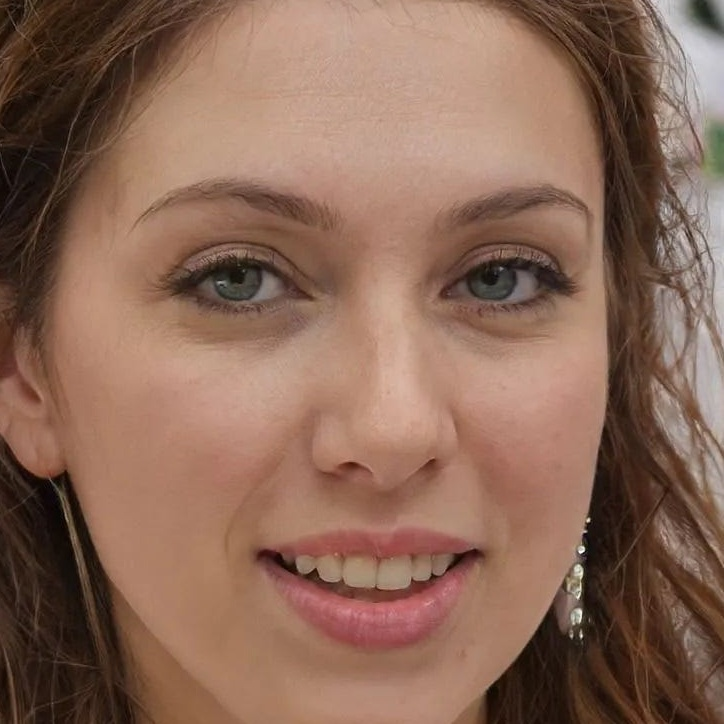
#> input picture snapshots/1f5b2ced77b64cd78a28bc9f9683b0b1.jpg, 724 x 724 px, found by its file name; its folder holds only this picture in this run
$ python eigenface_train.py
#> lines starting #> are read from the running program, lines starting #| are printed output that depends on the picture; after the words box and inside, x2 and y2 are one past the last pixel; in counts of white or black regions, pixels touching at a corner belong together
import os
import cv2
import numpy as np
from sklearn.decomposition import PCA
import matplotlib.pyplot as plt

# Directory containing snapshots
snapshot_dir = "C:/work/fdw/snapshots/"

# Ensure the directory exists
if not os.path.exists(snapshot_dir):
    raise FileNotFoundError(f"Snapshot directory '{snapshot_dir}' does not exist.")

# Collect all snapshot images
snapshot_files = [f for f in os.listdir(snapshot_dir) if f.endswith(".jpg")]
if not snapshot_files:
    raise ValueError("No snapshot images found in the directory.")

# Load images and preprocess them
images = []
for file in snapshot_files:
    img_path = os.path.join(snapshot_dir, file)
    img = cv2.imread(img_path, cv2.IMREAD_GRAYSCALE)  # Load as grayscale
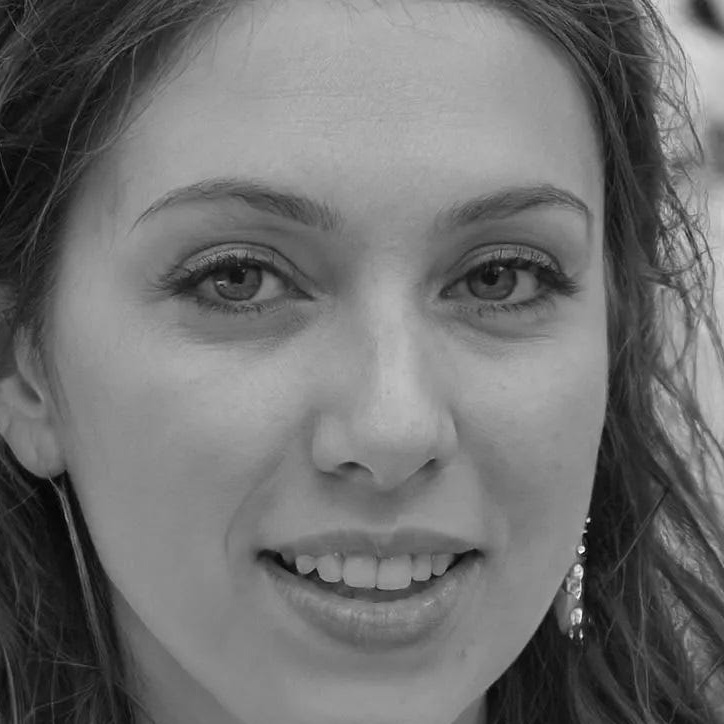
#> img: shape (724, 724); min 0, max 255, mean 112.2
    if img is None:
        raise ValueError(f"Failed to load image: {img_path}")
    resized_img = cv2.resize(img, (100, 100))  # Resize to 100x100 for consistency
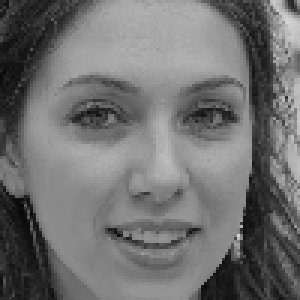
#> resized_img: shape (100, 100) (shown 3 times larger); min 7, max 213, mean 112.1
    images.append(resized_img.flatten())  # Flatten the image

# Convert to numpy array
image_matrix = np.array(images)

# Train PCA for eigenfaces
n_components = min(len(snapshot_files), 50)  # Use up to 50 components or the number of images
pca = PCA(n_components=n_components, whiten=True)
pca.fit(image_matrix)

# Directory to save training results
train_results_dir = "C:/work/fdw/train_results/"
os.makedirs(train_results_dir, exist_ok=True)

# Save the PCA model and eigenfaces in the train_results directory
np.save(os.path.join(train_results_dir, "eigenfaces_components.npy"), pca.components_)
np.save(os.path.join(train_results_dir, "eigenfaces_mean.npy"), pca.mean_)

# Visualize and save the eigenfaces as images
eigenface_images_dir = os.path.join(train_results_dir, "eigenface_images")
os.makedirs(eigenface_images_dir, exist_ok=True)

# Save each eigenface as an image
for i, component in enumerate(pca.components_):
    eigenface = component.reshape(100, 100)  # Reshape to 100x100
    normalized_eigenface = cv2.normalize(eigenface, None, 0, 255, cv2.NORM_MINMAX)  # Normalize for visualization
    eigenface_path = os.path.join(eigenface_images_dir, f"eigenface_{i+1}.png")
    cv2.imwrite(eigenface_path, normalized_eigenface.astype(np.uint8))

    # Optionally display the eigenface
    plt.imshow(normalized_eigenface, cmap='gray')
    plt.title(f"Eigenface {i+1}")
    plt.axis('off')
    plt.show()
#> this loop made 1 pass
#> pass 1, `cv2.imwrite(eigenface_path, normalized_eigenface.astype(np.uint8))`:
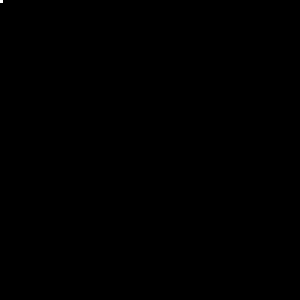
#> saved as eigenface_1.png: shape (100, 100) (shown 3 times larger); 0.01% white in thin lines or dots, all inside (x1, y1, x2, y2) = (0, 0, 1, 1)
#> pass 1, `plt.show()`:
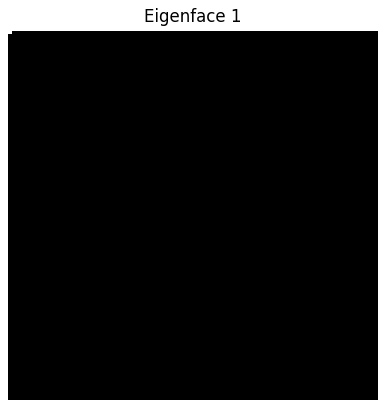
#> figure drawn by matplotlib, 1 panel

print(f"Eigenface training complete. Components and mean saved in '{train_results_dir}'.")
print(f"Eigenface images saved in '{eigenface_images_dir}'.")

$ run again, on snapshots/cd472d0e753c4af298470e8289898e5c.jpg
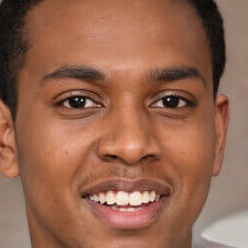
#> input picture snapshots/cd472d0e753c4af298470e8289898e5c.jpg, 248 x 248 px, found by its file name
#> `img = cv2.imread(img_path, cv2.IMREAD_GRAYSCALE)`:
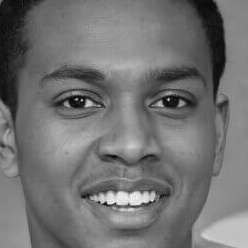
#> img: shape (248, 248); min 0, max 250, mean 113.9
#> `resized_img = cv2.resize(img, (100, 100))`:
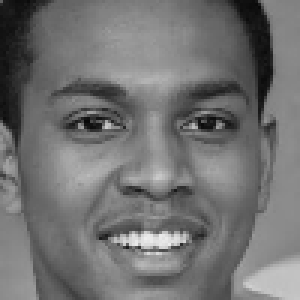
#> resized_img: shape (100, 100) (shown 3 times larger); min 8, max 238, mean 113.8

$ run again, on snapshots/de6472b55296492e800eb233c254bc15.jpg
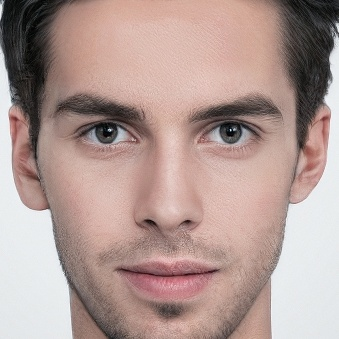
#> input picture snapshots/de6472b55296492e800eb233c254bc15.jpg, 339 x 339 px, found by its file name
#> `img = cv2.imread(img_path, cv2.IMREAD_GRAYSCALE)`:
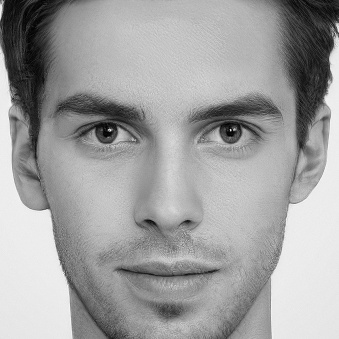
#> img: shape (339, 339); min 1, max 250, mean 160.4
#> `resized_img = cv2.resize(img, (100, 100))`:
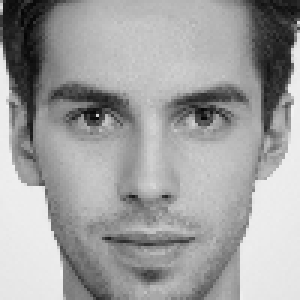
#> resized_img: shape (100, 100) (shown 3 times larger); min 4, max 243, mean 160.3

$ run again, on snapshots/eba9e744e8c441528d712cd4327e3b71.jpg
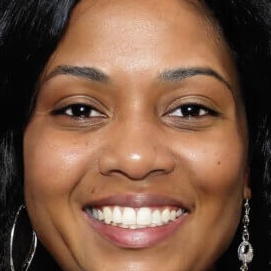
#> input picture snapshots/eba9e744e8c441528d712cd4327e3b71.jpg, 271 x 271 px, found by its file name
#> `img = cv2.imread(img_path, cv2.IMREAD_GRAYSCALE)`:
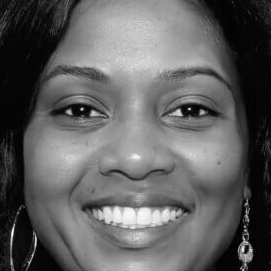
#> img: shape (271, 271); min 0, max 255, mean 95.5
#> `resized_img = cv2.resize(img, (100, 100))`:
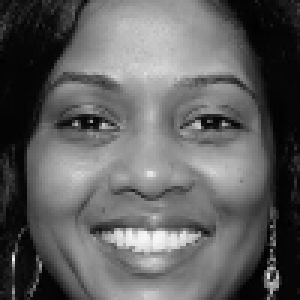
#> resized_img: shape (100, 100) (shown 3 times larger); min 1, max 247, mean 95.4

$ run again, on snapshots/3003a41f0f0c46f4b56b3c538dd487cc.jpg
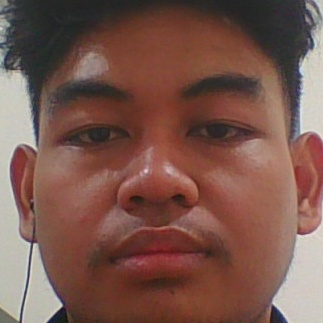
#> input picture snapshots/3003a41f0f0c46f4b56b3c538dd487cc.jpg, 323 x 323 px, found by its file name
#> `resized_img = cv2.resize(img, (100, 100))`:
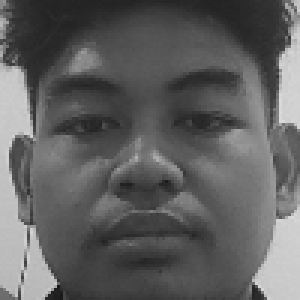
#> resized_img: shape (100, 100) (shown 3 times larger); min 24, max 219, mean 95.8
